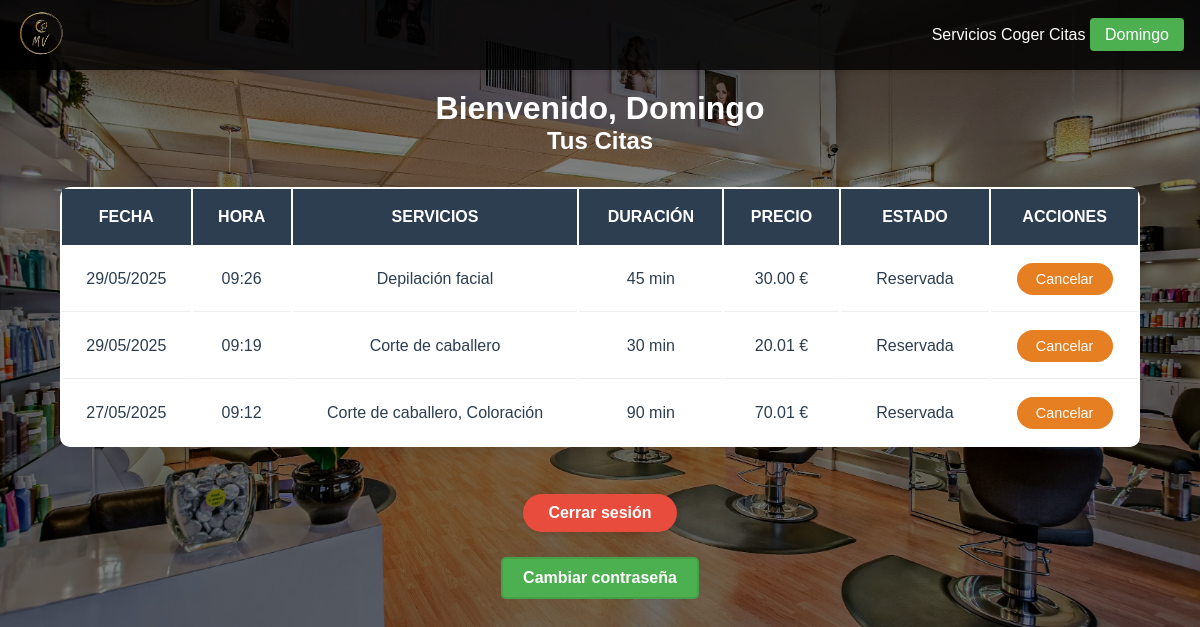
Screenshot of /paginas/panel_cliente.php (signed in) with the database file from the repository.
### tables this page shows
CREATE TABLE `citas` (
  `id_cita` int NOT NULL AUTO_INCREMENT,
  `id_cliente` int DEFAULT NULL,
  `fecha_cita` date NOT NULL,
  `hora_inicio` time NOT NULL,
  `hora_fin` time DEFAULT NULL,
  `estado` enum('reservada','cancelada','finalizada') NOT NULL,
  `duracion_total` int NOT NULL,
  `precio_final` decimal(10,2) DEFAULT NULL,
  PRIMARY KEY (`id_cita`),
  KEY `id_cliente` (`id_cliente`),
  KEY `idx_fecha_cita` (`fecha_cita`),
  CONSTRAINT `citas_ibfk_1` FOREIGN KEY (`id_cliente`) REFERENCES `clientes` (`id_cliente`)
);

### paginas/panel_cliente.php (the view, shortened to what this page needs)
<!DOCTYPE html>
<html lang="es">
<head>
    <link rel="stylesheet" href="/TFGPeluqueria/css/styles.css">
</head>
<body>
    <?php
        require_once $_SERVER['DOCUMENT_ROOT'] . '/TFGPeluqueria/funcionalidades/conexion.php';
        include $_SERVER['DOCUMENT_ROOT'] . '/TFGPeluqueria/plantillas/navbar.php';
        $citas = [];
        try {
            $stmt = $conn->prepare("
                SELECT c.id_cita, c.fecha_cita, c.hora_inicio, c.estado,
                    c.duracion_total, c.precio_final,
                    GROUP_CONCAT(s.nombre_servicio SEPARATOR ', ') AS servicios
                FROM citas c
                JOIN citas_servicios cs ON c.id_cita = cs.id_cita
                JOIN servicios s ON cs.id_servicio = s.id_servicio
                WHERE c.id_cliente = :id_cliente AND c.estado ='reservada'
                GROUP BY c.id_cita
                ORDER BY c.fecha_cita DESC, c.hora_inicio DESC
            ");
            $stmt->execute([':id_cliente' => $_SESSION['id_cliente']]);
            $citas = $stmt->fetchAll(PDO::FETCH_ASSOC);
        } catch (PDOException $e) {
            echo "Error al obtener citas: " . $e->getMessage();
        }
    ?>
    <div class="contenedor-principal">
        <h1>Bienvenido, <?php echo $_SESSION['nombre']; ?></h1>
        <h2>Tus Citas</h2>
        <?php if (empty($citas)): ?>
            <p>No tienes citas programadas.</p>
        <?php else: ?>
            <div class="tabla-scroll">
                <table class="tabla-citas">
                    <thead>
                        <tr>
                            <th>Fecha</th>
                            <th>Hora</th>
                            <th>Servicios</th>
                            <th>Duración</th>
                            <th>Precio</th>
                            <th>Estado</th>
                            <th>Acciones</th>
                        </tr>
                    </thead>
                    <tbody>
                        <?php foreach ($citas as $cita): ?>
                            <?php
                            $fechaActual = new DateTime();
                            $fechaCita = new DateTime($cita['fecha_cita'] . ' ' . $cita['hora_inicio']);
                            $puedeCancelar = ($fechaCita > $fechaActual) && ($cita['estado'] === 'reservada');
                            ?>
                            <tr>
                                <td><?= date('d/m/Y', strtotime($cita['fecha_cita'])) ?></td>
                                <td><?= date('H:i', strtotime($cita['hora_inicio'])) ?></td>
                                <td><?= $cita['servicios'] ?></td>
                                <td><?= $cita['duracion_total'] ?> min</td>
                                <td><?= number_format($cita['precio_final'], 2) ?> €</td>
                                <td><span class="estado-cita estado-<?= $cita['estado'] ?>"><?= ucfirst($cita['estado']) ?></span></td>
                                <td>
                                    <form action="/TFGPeluqueria/funcionalidades/cancelar_cita.php" method="POST" style="display: inline;">
                                        <button
                                            type="submit"
                                            class="cancelar-btn"
                                            <?= !$puedeCancelar ? 'disabled title="Solo puedes cancelar citas futuras en estado pendiente/confirmada."' : '' ?>>
                                            Cancelar
                                        </button>
                                    </form>
                                </td>
                            </tr>
                        <?php endforeach; ?>
                    </tbody>
                </table>
            </div>
        <?php endif; ?>
            <a href="/TFGPeluqueria/funcionalidades/logout.php" class="logout-btn">Cerrar sesión</a>
            <a href="/TFGPeluqueria/paginas/cambiar_contrasena.php" class="boton-alta">Cambiar contraseña</a>
    </div>
</body>
</html>

### css/styles.css (style rules this page uses)
* { margin: 0; padding: 0; box-sizing: border-box; font-family: 'Arial', sans-serif; }
:root { --color-primario: #2c3e50; --color-secundario: #e67e22; --fondo-beige: #FFF8DC; --tabla-dorado: #20d4da; --color-desplegables: rgba(25, 121, 230, 0.459); }
html, body { background-color: #000; color: white; }
body { min-height: 100vh; position: relative; margin: 0; padding: 0; }
body::before { content: ""; position: absolute; top: 0; left: 0; width: 100%; height: 100%; background: linear-gradient(rgba(0, 0, 0, 0.5), rgba(0, 0, 0, 0.5)), url('/TFGPeluqueria/imagenes/Fondo.webp') center/cover; background-attachment: scroll; }
.contenedor-principal, .registros-container { padding-top: 90px; position: relative; color: white; min-height: 100vh; display: flex; flex-direction: column; justify-content: flex-start; align-items: center; text-align: center; }
.tabla-citas { width: 90%; margin: 2rem auto; background: white; border-radius: 10px; box-shadow: 0 2px 15px rgba(0, 0, 0, 0.1); overflow: hidden; overflow-x: auto; }
.tabla-citas th { background-color: var(--color-primario); color: white; padding: 1.2rem; text-align: center; font-weight: 600; text-transform: uppercase; }
.tabla-citas td { padding: 1rem; border-bottom: 1px solid #eeeeee; color: var(--color-primario); }
.tabla-citas tr:last-child td { border-bottom: none; }
.tabla-scroll { width: 100%; overflow-x: auto; }
.estado-cita { padding: 5px 10px; border-radius: 5px; display: inline-block; }
.cancelar-btn { background-color: var(--color-secundario); color: white !important; padding: 0.5rem 1.2rem; border-radius: 20px; transition: all 0.3s ease; border: none; cursor: pointer; font-size: 0.9em; text-decoration: none; display: inline-block; }
.boton-alta { background-color: #4CAF50; border: 2px solid #45a049; }
.logout-btn { background-color: #e74c3c; color: white !important; padding: 10px 25px; border-radius: 25px; border: none; cursor: pointer; font-weight: 600; text-decoration: none; display: inline-block; transition: all 0.3s ease; box-shadow: 0 2px 5px rgba(0, 0, 0, 0.1); margin: 15px 0; }
.boton-alta, .boton-baja { display: inline-block; padding: 10px 20px; border-radius: 5px; text-decoration: none; color: white; font-weight: bold; transition: background-color 0.3s ease; margin: 10px 5px; }

### rows the page displays
citas: fecha_cita "29/05/2025", hora_inicio "09:26", servicios "Depilación facial", duracion_total "45", precio_final "30.00", estado "Reservada"
citas: fecha_cita "29/05/2025", hora_inicio "09:19", servicios "Corte de caballero", duracion_total "30", precio_final "20.01", estado "Reservada"
citas: fecha_cita "27/05/2025", hora_inicio "09:12", servicios "Corte de caballero, Coloración", duracion_total "90", precio_final "70.01", estado "Reservada"

### other values shown
$_SESSION['nombre'] "Domingo"
